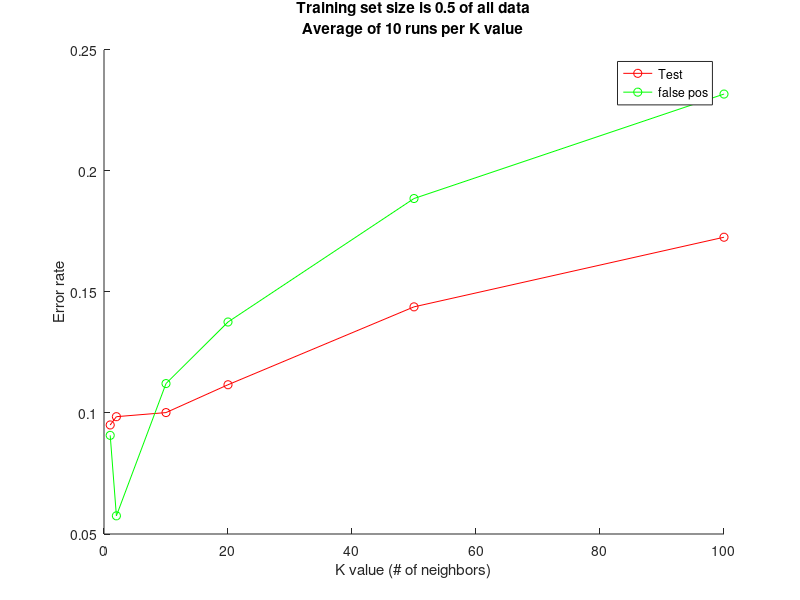

This figure's MATLAB source:

k_values = [1, 2, 10, 20, 50, 100];

trainFrac = .5;

RUNS_PER_K_VALUE = 10;
NUM_K_VALUES = length(k_values);

load('knn_test_k_set1.mat');
X= meanTestErrorMat;
Y= meanTestFalsePosMat;

load('knn_test_k_set2.mat');
X= X+meanTestErrorMat;
Y= Y+meanTestFalsePosMat;

load('knn_test_k_set3.mat');
X= X+meanTestErrorMat;
Y= Y+meanTestFalsePosMat;

load('knn_test_k_set4.mat');
X= X+meanTestErrorMat;
Y= Y+meanTestFalsePosMat;

load('knn_test_k_set5.mat');
X= X+meanTestErrorMat;
Y= Y+meanTestFalsePosMat;

meanTestErrorMat=X./5;
meanTestFalsePosMat=Y./5;

h = figure; 
hold on;
plot(k_values,meanTestErrorMat, 'r-o');
plot(k_values,meanTestFalsePosMat, 'g-o');
xlabel('K value (# of neighbors)');
ylabel('Error rate');
legend('Test', 'false pos');
txt = sprintf('Training set size is %g of all data\nAverage of %d runs per K value', trainFrac, RUNS_PER_K_VALUE);
title(txt)
fname = sprintf('merge_knn_k_FINAL_%s.fig', datestr(now, 'dd.mm.yy_HH.MM.SS'));
saveas(h, fname);
